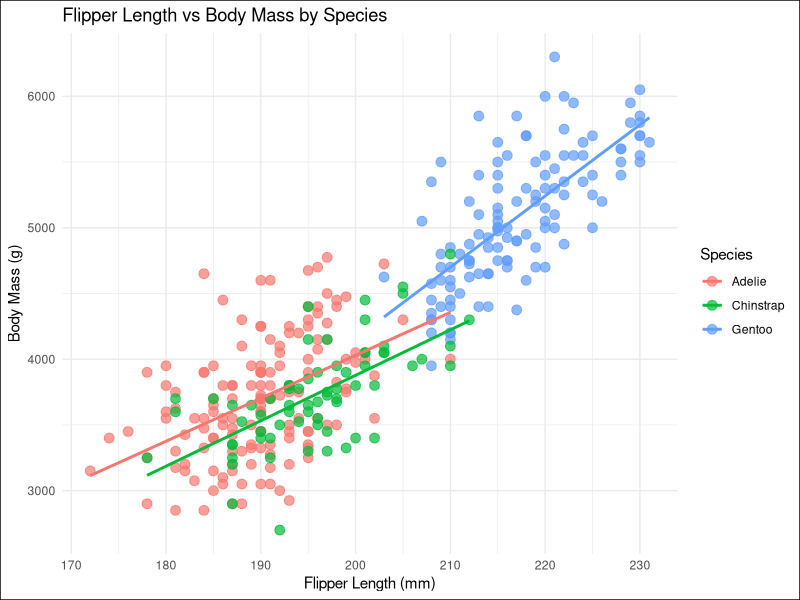
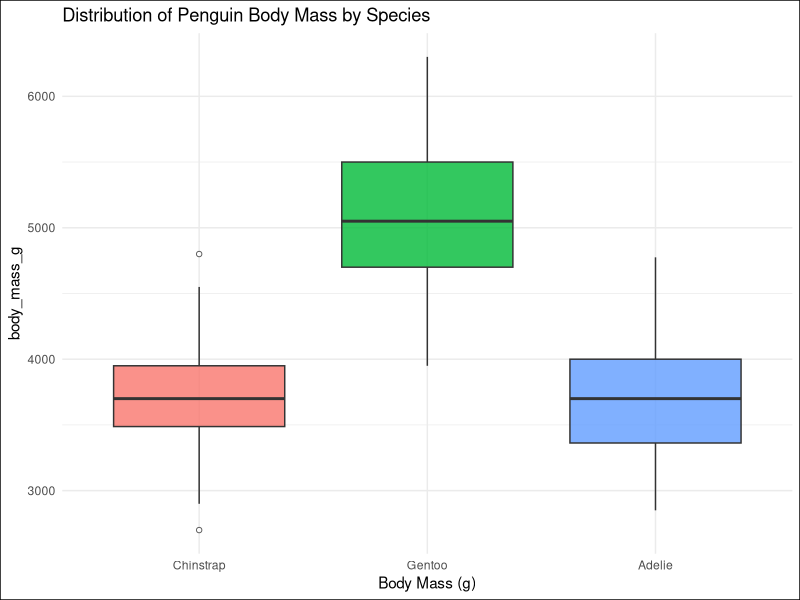
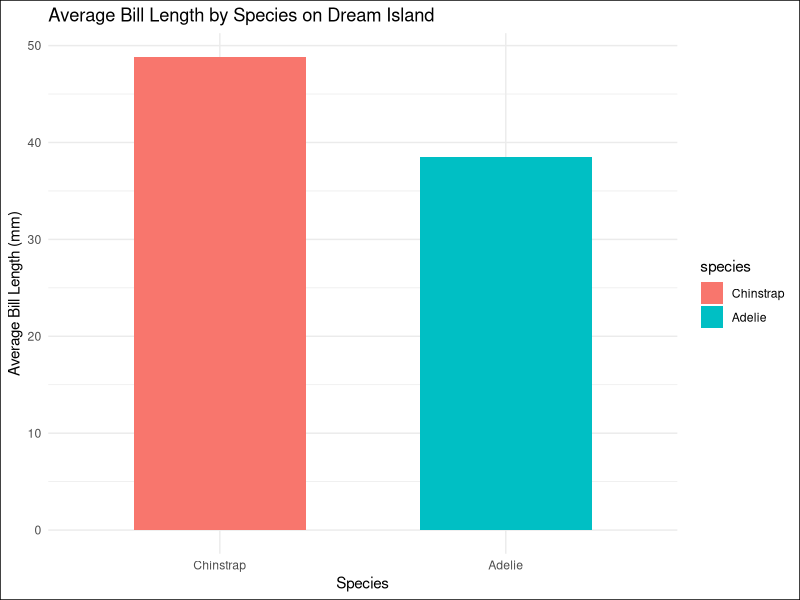
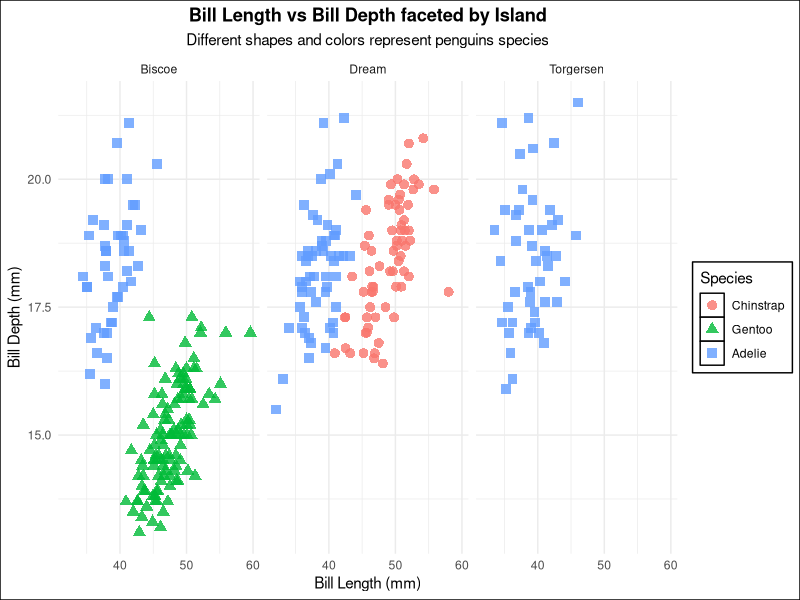

Recreate these plots in R, in order.
## ---- chunk 1

library(tidyverse)
library(palmerpenguins)

## ---- chunk 2

str(penguins)
summary(penguins)

## ---- chunk 3

# Count missing value in each column
missing_counts <- colSums(is.na(penguins))


# Total missing values
total_missing <- sum(is.na(penguins))

# Remove rows with any NA values
penguins_clean <- penguins %>% 
  drop_na()

# Check rows before and after cleaning
rows_before <- nrow(penguins)
rows_after <- nrow(penguins_clean)


## ---- chunk 4

# Filter only Adelie penguins
adelie <- penguins_clean %>% 
  filter(species == "Adelie")

# Group by island and calculate mean body mass
adelie_mass <- adelie %>% 
  group_by(island) %>% 
  summarise(mean_body_mass = mean(body_mass_g, na.rm = TRUE))

adelie_mass

## ---- chunk 5

# Scatter plot of flipper length vs Body mass, colored by species
ggplot(penguins_clean, aes(x= flipper_length_mm,
                           y = body_mass_g,
                           color = species)) +
  geom_point(size = 3, alpha = 0.7) +
  geom_smooth(method = "lm", se = FALSE, linewidth = 1) +
  labs(
    title = "Flipper Length vs Body Mass by Species",
    x = "Flipper Length (mm)",
    y = "Body Mass (g)",
    color = "Species"
  ) +
  theme_minimal() +
  theme(
    plot.background = element_rect(colour = "black", fill = "white")
    
  )

## ---- chunk 6

# add new column
penguins_clean <- penguins_clean %>% 
  mutate(mass_to_flipper_ratio = body_mass_g / flipper_length_mm)

# Quick check for new column
head(penguins_clean %>% 
       select(species, island, body_mass_g, flipper_length_mm, mass_to_flipper_ratio))


## ---- chunk 7

# Reshape the dataset to long format
penguins_long <- penguins_clean %>% 
  pivot_longer(
    cols = c(bill_length_mm, bill_depth_mm, flipper_length_mm, body_mass_g),
    names_to = "measurement",
    values_to = "value"
  )

# Quick check
head(penguins_long)

## ---- chunk 8

library(forcats)

# Ensure species is a factor
penguins_clean <- penguins_clean %>% 
  mutate(species = as.factor(species))

# Reorder factor levels
penguins_clean <- penguins_clean %>% 
  mutate(species = fct_relevel(species, "Chinstrap", "Gentoo", "Adelie"))

# Quick check
levels(penguins_clean$species)

## ---- chunk 9

# Boxplot of body mass by species
ggplot(penguins_clean, aes(x = species, y = body_mass_g, fill = species)) +
  geom_boxplot(alpha = 0.8, outlier.shape = 21, outlier.fill = "white") +
  labs(
    title = "Distribution of Penguin Body Mass by Species",
    x = "Body Mass (g)") +
  theme_minimal() +
  theme(
    legend.position = "none",
    plot.background = element_rect(colour = "black", fill = "white")
    
  )

## ---- chunk 10

# filter to dream island and summrise avg bill length
dream_summary <- penguins_clean %>% 
  filter(island == "Dream") %>% 
  group_by(species) %>% 
  summarise(mean_bill_length = mean(bill_length_mm, na.rm = TRUE))

dream_summary

# Bar plot
ggplot(dream_summary, aes(x = species, y = mean_bill_length, fill = species)) +
  geom_col(width = 0.6) +
  labs(
    title = "Average Bill Length by Species on Dream Island",
    x = "Species",
    y = "Average Bill Length (mm)"
  ) +
  theme_minimal() +
  theme(
    plot.background = element_rect(colour = "black", fill = "white")
    
  )

  
## ---- chunk 11

# Custom scatter plot
ggplot(penguins_clean, aes(x = bill_length_mm,
                           y = bill_depth_mm,
                           shape = species,
                           colour = species)) +
  geom_point(size = 3, alpha = 0.8) +
  facet_wrap(~island) +
  labs(
    title = "Bill Length vs Bill Depth faceted by Island",
    subtitle = "Different shapes and colors represent penguins species",
    x = "Bill Length (mm)",
    y = "Bill Depth (mm)",
    shape = "Species",
    color = "Species"
  ) +
  theme_minimal() +
  theme(
    plot.title = element_text(face = "bold", hjust = 0.5),
    plot.subtitle = element_text(hjust = 0.5),
    plot.background = element_rect(colour = "black", fill = "white"),
    legend.background = element_rect(colour = "black", fill = "white"),
    legend.key = element_rect(colour = "black", fill = "white")
  )

